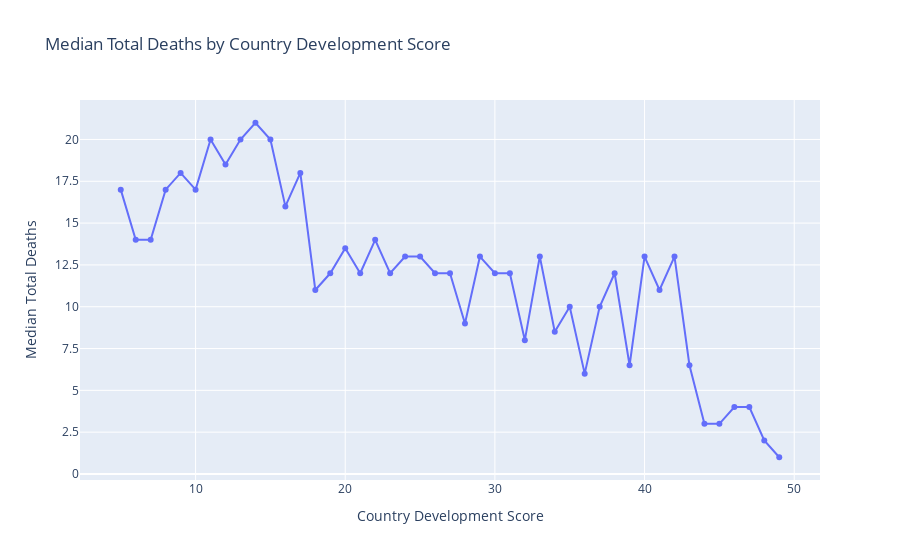

Notebook code cell kept with this figure:
### Code cell
import plotly.graph_objs as go
import pandas as pd

# Assuming df_test_1 contains your dataset

# Calculate mean Total Deaths for each value of country_development_score
#median_deaths_by_score = df_test.groupby('country_development_score')['Total Deaths'].median()

# Plot
fig = go.Figure(data=go.Scatter(x=median_deaths_by_score.index, y=median_deaths_by_score.values, mode='lines+markers'))
fig.update_layout(
    title='Median Total Deaths by Country Development Score',
    xaxis=dict(tickmode='linear', tick0=0, dtick=10),  # Adjust the tick frequency as needed
    yaxis=dict(tickmode='linear', tick0=0, dtick=2.5),  # Adjust the tick frequency as needed
    xaxis_title='Country Development Score',
    yaxis_title='Median Total Deaths',
    showlegend=False,
    hovermode='x unified'
)
fig.show()

# Define the folder path where you want to save the HTML file
folder_path = "/Users/samharris/Desktop/Capstone/24Spr_-S-Harris-_-disasters-/Sample_Capstone/code/website/"

# Ensure that the folder exists
os.makedirs(folder_path, exist_ok=True)

# Define the file path
file_path = os.path.join(folder_path, 'median_total_deaths_by_dev_score.html')

# Save the figure as HTML file
fig.write_html(file_path)

# Calculate mean Total Deaths for each value of country_development_score
#mean_deaths_by_score = df_test.groupby('country_development_score')['Total Deaths'].mean()

# Plot
#fig = go.Figure(data=go.Scatter(x=mean_deaths_by_score.index, y=mean_deaths_by_score.values, mode='lines+markers'))
#fig.update_layout(
#    title='Mean Total Deaths by Country Development Score',
#   xaxis=dict(tickmode='linear', tick0=0, dtick=2),  # Adjust the tick frequency as needed
#   yaxis=dict(tickmode='linear', tick0=0, dtick=200),  # Adjust the tick frequency as needed
#   xaxis_title='Country Development Score',
#  yaxis_title='Mean Total Deaths',
#  showlegend=False,
#   hovermode='x unified'
#)
#fig.show()

### Figure 1 — Plotly figure (JSON) as saved in the notebook; plotly's stock layout.template omitted (floating-point values rounded to 4 significant figures)
{"data": [{"mode": "lines+markers", "type": "scatter", "x": [5, 6, 7, 8, 9, 10, 11, 12, 13, 14, 15, 16, 17, 18, 19, 20, 21, 22, 23, 24, 25, 26, 27, 28, 29, 30, 31, 32, 33, 34, 35, 36, 37, 38, 39, 40, 41, 42, 43, 44, 45, 46, 47, 48, 49], "y": [17, 14, 14, 17, 18, 17, 20, 18.5, 20, 21, 20, 16, 18, 11, 12, 13.5, 12, 14, 12, 13, 13, 12, 12, 9, 13, 12, 12, 8, 13, 8.5, 10, 6, 10, 12, 6.5, 13, 11, 13, 6.5, 3, 3, 4, 4, 2, 1]}], "layout": {"hovermode": "x unified", "showlegend": false, "title": {"text": "Median Total Deaths by Country Development Score"}, "xaxis": {"dtick": 10, "tick0": 0, "tickmode": "linear", "title": {"text": "Country Development Score"}}, "yaxis": {"dtick": 2.5, "tick0": 0, "tickmode": "linear", "title": {"text": "Median Total Deaths"}}}}
